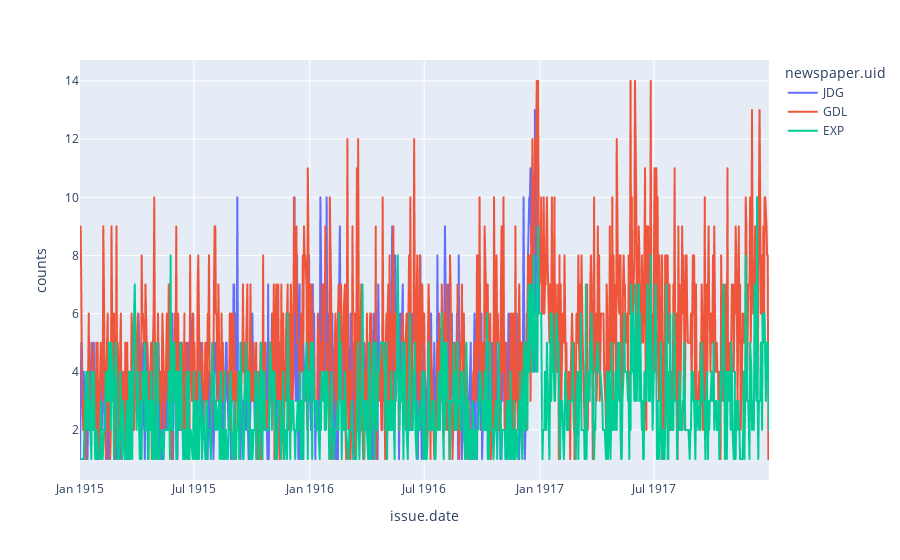

Notebook code cell kept with this figure:
### Code cell
fig = px.line(np_view, x="issue.date", y='counts', color="newspaper.uid")
fig.show()

### Figure 1 — Plotly figure (JSON) as saved in the notebook; plotly's stock layout.template omitted (floating-point values rounded to 4 significant figures; data arrays with more than 128 entries replaced by an {"elided": "..."} marker saying what was removed)
{"data": [{"hovertemplate": "newspaper.uid=JDG<br>issue.date=%{x}<br>counts=%{y}<extra></extra>", "legendgroup": "JDG", "line": {"color": "#636efa", "dash": "solid"}, "marker": {"symbol": "circle"}, "mode": "lines", "name": "JDG", "showlegend": true, "type": "scattergl", "x": {"elided": "2545 str values"}, "xaxis": "x", "y": {"elided": "2545 int values"}, "yaxis": "y"}, {"hovertemplate": "newspaper.uid=GDL<br>issue.date=%{x}<br>counts=%{y}<extra></extra>", "legendgroup": "GDL", "line": {"color": "#EF553B", "dash": "solid"}, "marker": {"symbol": "circle"}, "mode": "lines", "name": "GDL", "showlegend": true, "type": "scattergl", "x": {"elided": "4761 str values"}, "xaxis": "x", "y": {"elided": "4761 int values"}, "yaxis": "y"}, {"hovertemplate": "newspaper.uid=EXP<br>issue.date=%{x}<br>counts=%{y}<extra></extra>", "legendgroup": "EXP", "line": {"color": "#00cc96", "dash": "solid"}, "marker": {"symbol": "circle"}, "mode": "lines", "name": "EXP", "showlegend": true, "type": "scattergl", "x": {"elided": "2381 str values"}, "xaxis": "x", "y": {"elided": "2381 int values"}, "yaxis": "y"}], "layout": {"autosize": true, "legend": {"title": {"text": "newspaper.uid"}, "tracegroupgap": 0}, "margin": {"t": 60}, "xaxis": {"anchor": "y", "autorange": true, "domain": [0, 1], "range": ["1915-01-01", "1917-12-31"], "title": {"text": "issue.date"}, "type": "date"}, "yaxis": {"anchor": "x", "autorange": true, "domain": [0, 1], "range": [0.2778, 14.72], "title": {"text": "counts"}, "type": "linear"}}}
